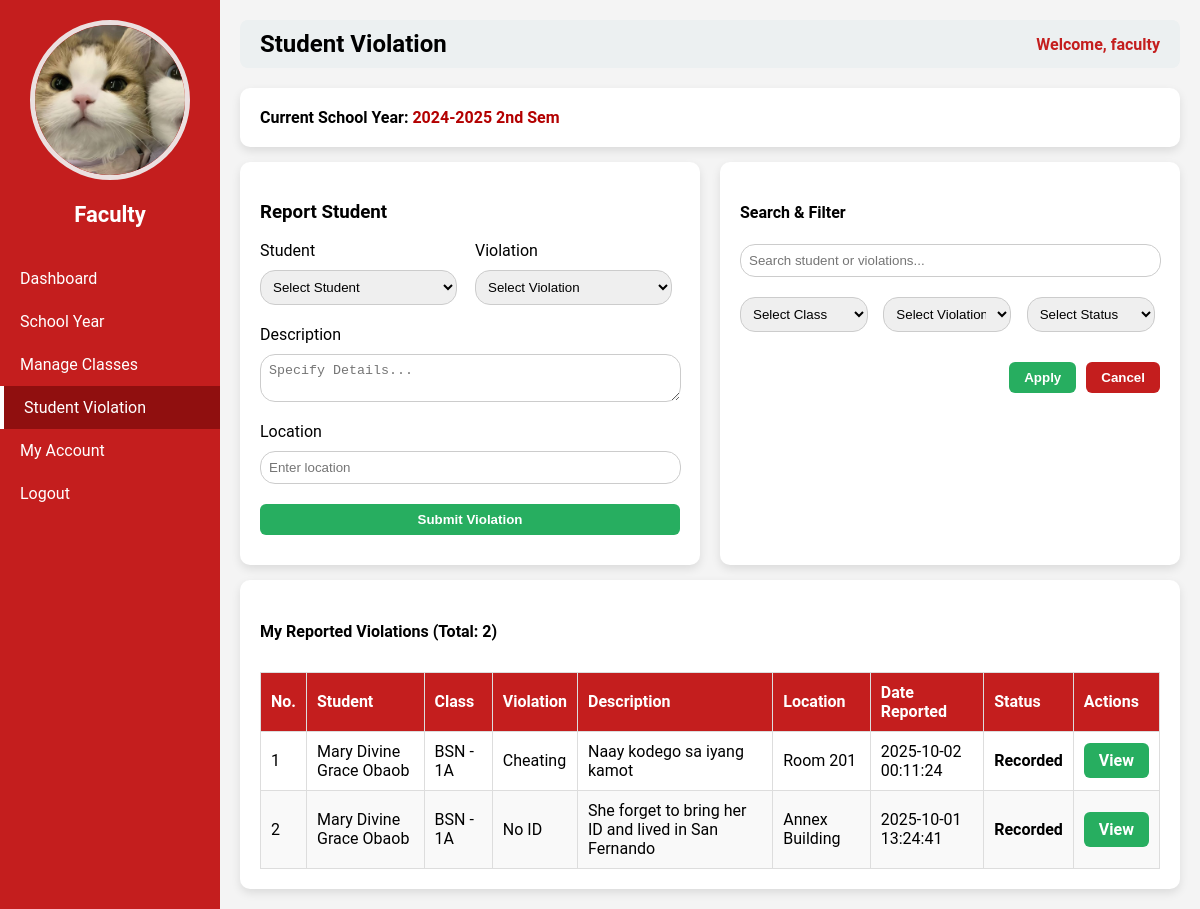
/faculty.php?page=student_violation (signed in), run on an earlier commit of the app's database.
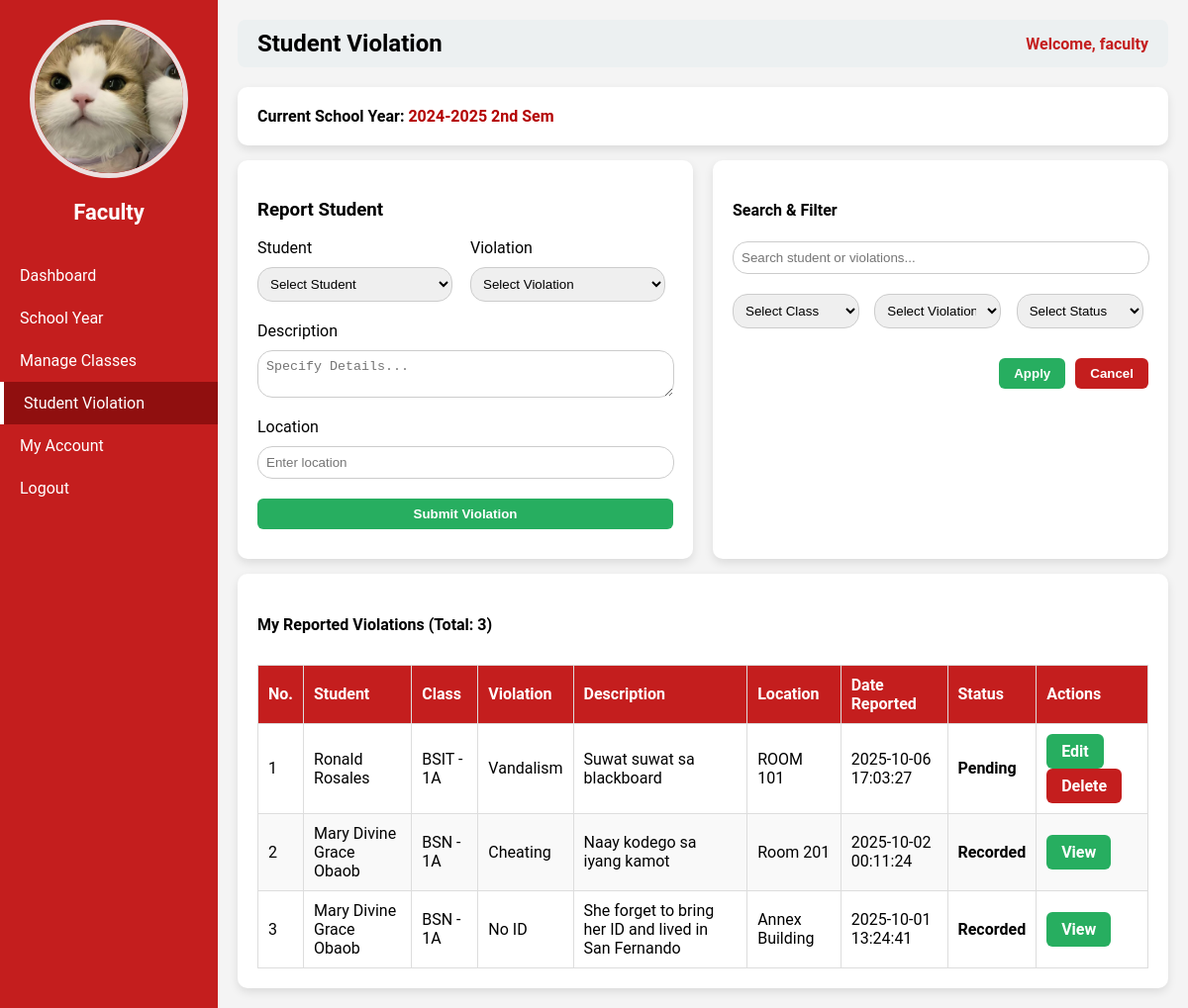
And on a later commit of the database.
### tables this page shows
CREATE TABLE `student_violations` (
  `id` int(11) NOT NULL,
  `student_id` int(11) NOT NULL,
  `violation_id` int(11) NOT NULL,
  `description` text NOT NULL,
  `location` varchar(50) NOT NULL,
  `date_time` datetime NOT NULL DEFAULT current_timestamp(),
  `status` varchar(50) NOT NULL,
  `user_id` int(11) NOT NULL,
  `school_year_id` int(11) NOT NULL
);

CREATE TABLE `students` (
  `id` int(11) NOT NULL,
  `first_name` varchar(50) NOT NULL,
  `last_name` varchar(50) NOT NULL,
  `school_year_id` int(11) NOT NULL,
  `program_id` int(11) NOT NULL,
  `year_level_id` int(11) NOT NULL,
  `section_id` int(11) NOT NULL,
  `address` varchar(100) NOT NULL,
  `contact` varchar(20) NOT NULL,
  `img` varchar(255) NOT NULL,
  `user_id` int(11) NOT NULL
);

CREATE TABLE `programs` (
  `id` int(11) NOT NULL,
  `program_code` varchar(50) NOT NULL,
  `program_name` varchar(100) NOT NULL
);

CREATE TABLE `year_levels` (
  `id` int(11) NOT NULL,
  `year_level` varchar(50) NOT NULL,
  `year_code` varchar(50) NOT NULL
);

CREATE TABLE `sections` (
  `id` int(11) NOT NULL,
  `section_name` varchar(50) NOT NULL
);

CREATE TABLE `violations` (
  `id` int(11) NOT NULL,
  `violation` varchar(100) NOT NULL
);

### faculty_pages/student_violation.php (the view, shortened to what the changed rows need)
<?php
require __DIR__ . '/../db_connect.php';
$user_id = $_SESSION['user_id'];
$current_sy = $pdo->query("SELECT * FROM school_years WHERE is_current=1 LIMIT 1")->fetch(PDO::FETCH_ASSOC);
$current_sy_id = $current_sy['id'];
$edit_data = null;
$stmt = $pdo->prepare("
    SELECT sv.id, s.first_name, s.last_name,
           p.program_code,
           yl.year_code AS year_level,
           sec.section_name,
           v.violation, sv.description, sv.location, sv.date_time, sv.status
    FROM student_violations sv
    JOIN students s ON sv.student_id = s.id
    JOIN programs p ON s.program_id = p.id
    JOIN year_levels yl ON s.year_level_id = yl.id
    JOIN sections sec ON s.section_id = sec.id
    JOIN violations v ON sv.violation_id = v.id
    WHERE sv.user_id = ? AND sv.school_year_id = ?
    ORDER BY sv.date_time DESC
");
$stmt->execute([$user_id, $current_sy_id]);
$studentViolations = $stmt->fetchAll(PDO::FETCH_ASSOC);
$totalViolations = count($studentViolations);
?>
<div class="container small-container">
    <h3>Current School Year: <span style="color:#b30000;"><?= htmlspecialchars($current_sy['school_year']); ?></span></h3>
</div>
<div class="two-column">
    <div class="container">
        <h3>Report Student</h3>
<form method="POST" class="form-box">
    <div class="form-row">
        <div>
            <label>Student</label>
            <select name="student_id" id="studentSelect" required>
                <option value="">Select Student</option>
            </select>
        </div>
        <div>
            <label>Violation</label>
            <select name="violation_id" id="violationSelect" required>
                <option value="">Select Violation</option>
            </select>
        </div>
    </div>
    <label>Description</label>
    <textarea name="description" placeholder="Specify Details..."><?= $edit_data['description'] ?? '' ?></textarea>
    <label>Location</label>
    <input type="text" name="location" required placeholder="Enter location"
           value="<?= $edit_data['location'] ?? '' ?>">
    <?php if ($edit_data): ?>
        <button type="submit" name="save_violation" class="btn btn-primary">Update Violation</button>
        <a href="faculty.php?page=student_violation" class="btn btn-secondary">Cancel</a>
    <?php else: ?>
        <button type="submit" name="add_violation" class="btn btn-primary">Submit Violation</button>
    <?php endif; ?>
</form>
    </div>
    <div class="container">
        <h4>Search & Filter</h4>
        <div class="form-box filter-grid">
            <input type="text" id="violationSearch" placeholder="Search student or violations...">
            <select id="filterClass">
                <option value="">Select Class</option>
            </select>
            <select id="filterViolation">
                <option value="">Select Violation</option>
            </select>
            <select id="filterStatus">
                <option value="">Select Status</option>
            </select>
            <div class="filter-buttons">
                <button type="button" class="btn" onclick="applyFilters()">Apply</button>
                <button type="button" class="btn btn-secondary" onclick="cancelFilters()">Cancel</button>
            </div>
        </div>
    </div>
</div>
<div class="container">
    <h4>My Reported Violations (Total: <?= $totalViolations ?>)</h4>
    <table class="styled-table" id="violationTable">
        <thead>
            <tr>
                <th>No.</th>
                <th>Student</th>
                <th>Class</th>
                <th>Violation</th>
                <th>Description</th>
                <th>Location</th>
                <th>Date Reported</th>
                <th>Status</th>
                <th>Actions</th>
            </tr>
        </thead>
        <tbody>
            <?php if ($totalViolations > 0): ?>
                <?php foreach ($studentViolations as $i => $v): ?>
                    <tr>
                        <td><?= $i + 1 ?></td>
                        <td><?= htmlspecialchars($v['first_name'] . " " . $v['last_name']); ?></td>
                        <td>
                            <?= htmlspecialchars($v['program_code']) ?> -
                            <?= htmlspecialchars($v['year_level']) ?><?= htmlspecialchars($v['section_name']) ?>
                        </td>
                        <td><?= htmlspecialchars($v['violation']); ?></td>
                        <td><?= htmlspecialchars($v['description']); ?></td>
                        <td><?= htmlspecialchars($v['location']); ?></td>
                        <td><?= htmlspecialchars($v['date_time']); ?></td>
                        <td><strong><?= htmlspecialchars($v['status']); ?></strong></td>
                        <td>
                            <?php if ($v['status'] === 'Pending'): ?>
                                <a href="faculty.php?page=student_violation&edit_id=<?= $v['id'] ?>" class="btn btn-sm btn-primary">Edit</a>
                                <a href="faculty.php?page=student_violation&delete_id=<?= $v['id'] ?>"
                                onclick="return confirm('Are you sure you want to delete this violation?');"
                                class="btn btn-sm btn-secondary">Delete</a>
                            <?php elseif ($v['status'] === 'Recorded'): ?>
                                <a href="printindividual.php?id=<?= $v['id'] ?>" class="btn btn-sm btn-primary">View</a>
                            <?php else: ?>
                                <em>N/A</em>
                            <?php endif; ?>
                        </td>
                    </tr>
                <?php endforeach; ?>
            <?php else: ?>
                <tr><td colspan="8" style="text-align:center;">No violations recorded yet.</td></tr>
            <?php endif; ?>
        </tbody>
    </table>
</div>

What changed in the data, as far as the page shows it:
added student_violations: student.last_name "Ronald Rosales", programs.program_code "BSIT", year_levels.year_code "1", sections.section_name "A", violation.violation "Vandalism", description "Suwat suwat sa blackboard", location "ROOM 101", date_time "2025-10-06 17:03:27", status "Pending"
Also different on the page:
$totalViolations: "2" → "3"
